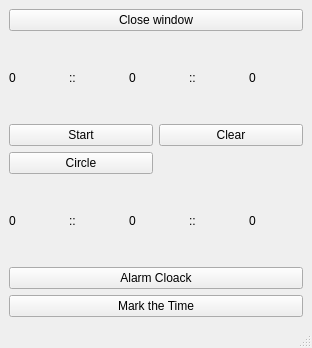
<?xml version="1.0" encoding="UTF-8"?>
<ui version="4.0">
 <class>MainWindow</class>
 <widget class="QMainWindow" name="MainWindow">
  <property name="geometry">
   <rect>
    <x>0</x>
    <y>0</y>
    <width>312</width>
    <height>348</height>
   </rect>
  </property>
  <property name="windowTitle">
   <string>MainWindow</string>
  </property>
  <widget class="QWidget" name="centralwidget">
   <layout class="QVBoxLayout" name="verticalLayout_2">
    <item>
     <layout class="QVBoxLayout" name="verticalLayout">
      <item>
       <widget class="QPushButton" name="pushButton">
        <property name="text">
         <string>Close window</string>
        </property>
       </widget>
      </item>
      <item>
       <layout class="QGridLayout" name="gridLayout_2">
        <item row="0" column="0">
         <layout class="QHBoxLayout" name="horizontalLayout_2">
          <item>
           <widget class="QLabel" name="minutes">
            <property name="text">
             <string>0</string>
            </property>
           </widget>
          </item>
          <item>
           <widget class="QLabel" name="label_4">
            <property name="text">
             <string>::</string>
            </property>
           </widget>
          </item>
          <item>
           <widget class="QLabel" name="seconds">
            <property name="text">
             <string>0</string>
            </property>
           </widget>
          </item>
          <item>
           <widget class="QLabel" name="label_8">
            <property name="text">
             <string>::</string>
            </property>
           </widget>
          </item>
          <item>
           <widget class="QLabel" name="ms">
            <property name="text">
             <string>0</string>
            </property>
           </widget>
          </item>
         </layout>
        </item>
        <item row="1" column="0">
         <layout class="QGridLayout" name="gridLayout">
          <item row="0" column="1">
           <widget class="QPushButton" name="Clear_Button">
            <property name="text">
             <string>Clear</string>
            </property>
           </widget>
          </item>
          <item row="1" column="0">
           <widget class="QPushButton" name="Circle_Button">
            <property name="text">
             <string>Circle</string>
            </property>
           </widget>
          </item>
          <item row="0" column="0">
           <widget class="QPushButton" name="Pause_Button">
            <property name="text">
             <string>Start</string>
            </property>
           </widget>
          </item>
         </layout>
        </item>
        <item row="2" column="0">
         <layout class="QHBoxLayout" name="horizontalLayout_9">
          <item>
           <widget class="QLabel" name="minutes_8">
            <property name="text">
             <string>0</string>
            </property>
           </widget>
          </item>
          <item>
           <widget class="QLabel" name="label_19">
            <property name="text">
             <string>::</string>
            </property>
           </widget>
          </item>
          <item>
           <widget class="QLabel" name="seconds_8">
            <property name="text">
             <string>0</string>
            </property>
           </widget>
          </item>
          <item>
           <widget class="QLabel" name="label_20">
            <property name="text">
             <string>::</string>
            </property>
           </widget>
          </item>
          <item>
           <widget class="QLabel" name="ms_8">
            <property name="text">
             <string>0</string>
            </property>
           </widget>
          </item>
         </layout>
        </item>
       </layout>
      </item>
     </layout>
    </item>
    <item>
     <widget class="QPushButton" name="AlarmCloak">
      <property name="text">
       <string>Alarm Cloack</string>
      </property>
     </widget>
    </item>
    <item>
     <widget class="QPushButton" name="MarkTime">
      <property name="text">
       <string>Mark the Time</string>
      </property>
     </widget>
    </item>
   </layout>
  </widget>
  <widget class="QMenuBar" name="menubar">
   <property name="geometry">
    <rect>
     <x>0</x>
     <y>0</y>
     <width>312</width>
     <height>22</height>
    </rect>
   </property>
  </widget>
  <widget class="QStatusBar" name="statusbar"/>
 </widget>
 <resources/>
 <connections/>
</ui>
